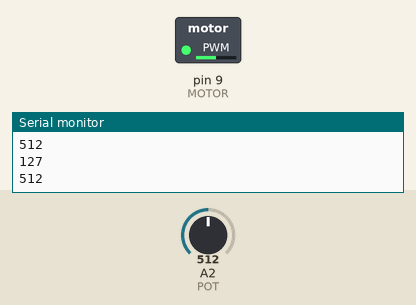
Recording of a sketch running on a simulated Arduino Uno, built with avr-gcc and run on an emulated ATmega328P. Parts: switched loads named in the sketch (green lamp = pin HIGH), the last lines printed to the serial monitor. The test bench sets the inputs (shaded band); at power-on: A2 (POT) = 512.

Above: at 1.8 s.
1.9 s: A2 (POT) set to 716
At 4.1 s:
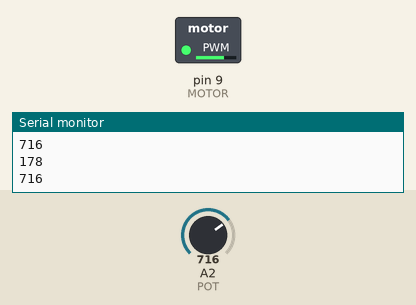
4.5 s: A2 (POT) set to 900
At 6.5 s:
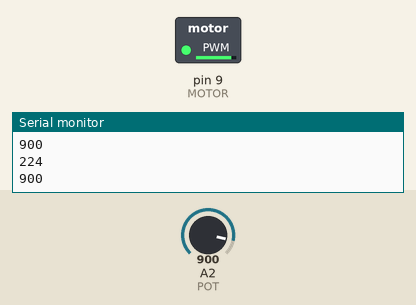
7.5 s: A2 (POT) set to 122
At 10.0 s:
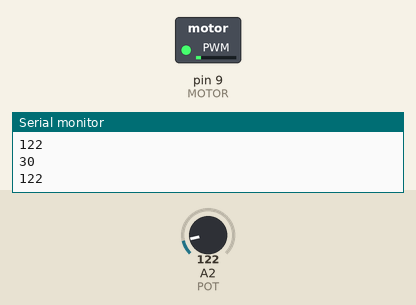
10.5 s: A2 (POT) set to 511
At 12.4 s:
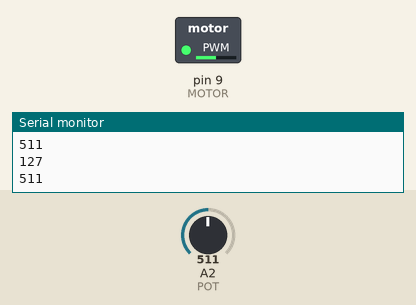
Timing chart, 0 to 13.9 s (numbered marks = the images above; inputs shaded):
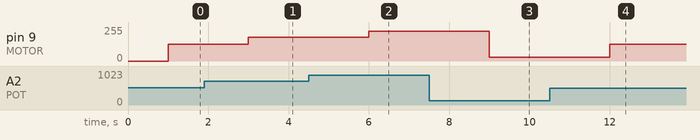

The sketch:

simpleMotorPot.ino
```cpp
const int MOTOR = 9;
const int POT = 2;

int val = 0;

void setup(){
    pinMode(MOTOR, OUTPUT);
    Serial.begin(9600);
}

void loop(){

    val = analogRead(POT);
    Serial.println(val);
    delay(1000);
    val = map(val, 0, 1023, 0, 255);
    analogWrite(MOTOR,  val);
    Serial.println(val);
}
```

Measured:
- after the input at 1.9 s, pin 9 (MOTOR): 127/255 → 178/255 after 1.1 s
- after the input at 4.5 s, pin 9 (MOTOR): 178/255 → 224/255 after 1.5 s
- after the input at 7.5 s, pin 9 (MOTOR): 224/255 → 30/255 after 1.5 s
- after the input at 10.5 s, pin 9 (MOTOR): 30/255 → 127/255 after 1.5 s
